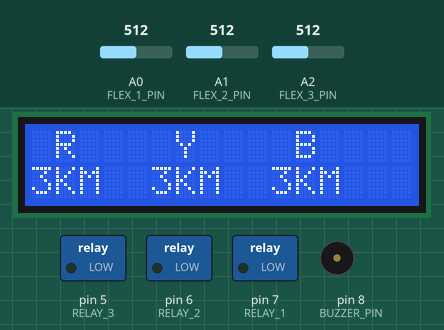
This sketch was run on a simulated Arduino Uno, built with avr-gcc and run on an emulated ATmega328P. Parts: 16×2 character LCD, switched loads named in the sketch (green lamp = pin HIGH), buzzer (waves = sounding, pin HIGH). The inputs (shaded band) are chosen by the test bench; at power-on: A0 (FLEX_1_PIN) = 512, A1 (FLEX_2_PIN) = 512, A2 (FLEX_3_PIN) = 512. The modem accepts every AT command (registered, SIM ready, sends succeed) and sends nothing else; what the sketch prints to the serial monitor is not drawn.

Above: at 19.8 s.
19.9 s: A0 (FLEX_1_PIN) set to 490
At 21.2 s:
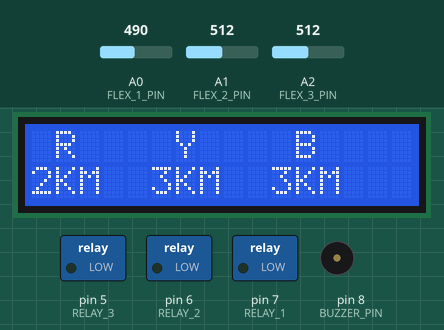
21.7 s: A1 (FLEX_2_PIN) set to 490
At 22.7 s:
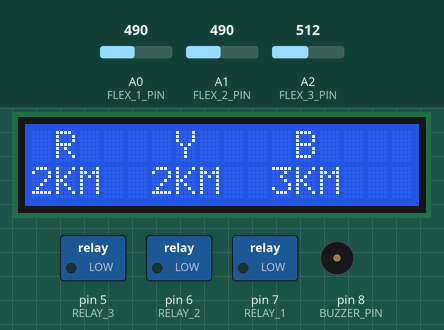
24.7 s: A2 (FLEX_3_PIN) set to 490
At 26.1 s:
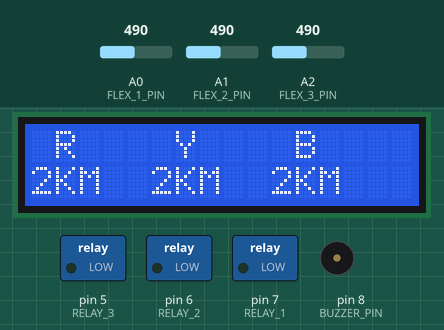
27.7 s: A0 (FLEX_1_PIN) set to 510
At 29.6 s:
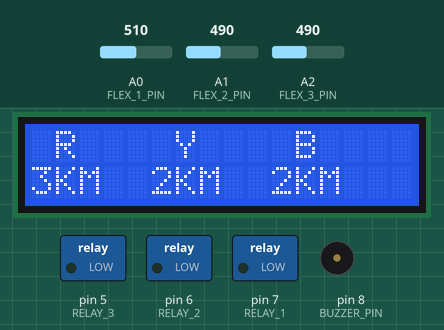
30.7 s: A1 (FLEX_2_PIN) set to 510
At 31.9 s:
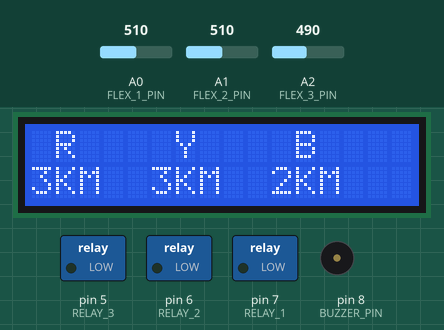
33.7 s: A0 (FLEX_1_PIN) set to 340
At 35.4 s:
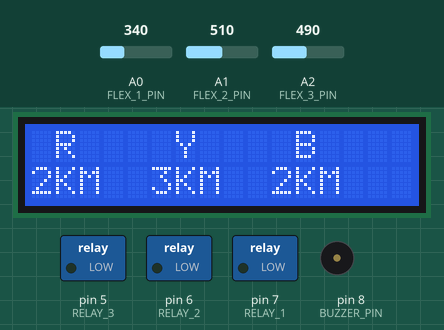
Timing chart, 0 to 36.9 s (numbered marks = the images above; inputs shaded):
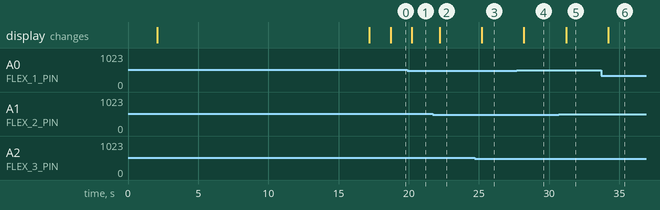

The sketch:

UNDERGROUND_CABEL_FAULT_DETECTION_GPS_AND_GSM.ino
```cpp
#include <Arduino.h>
#include <Wire.h>
#include <LiquidCrystal_I2C.h>
#include <SoftwareSerial.h>


// ==========================
// LCD
// ==========================
LiquidCrystal_I2C lcd(0x27, 16, 2);   // Try 0x3F if 0x27 not working

// ==========================
// SIM800L Pins
// ==========================
// SIM800L TX -> Arduino D10
// SIM800L RX -> Arduino D11 through voltage divider
SoftwareSerial sim800(10, 11); // RX, TX

String mobileNumber = "+919936706276";   // Change your mobile number

// ==========================
// Relay Pins
// ==========================
#define RELAY_1 7
#define RELAY_2 6
#define RELAY_3 5

// ==========================
// Buzzer Pin
// ==========================
#define BUZZER_PIN 8

// ==========================
// Flex Sensor Pins
// ==========================
#define FLEX_1_PIN A0
#define FLEX_2_PIN A1
#define FLEX_3_PIN A2

// ==========================
// Threshold
// ==========================
int flexThreshold1 = 600;
int flexThreshold2 = 600;
int flexThreshold3 = 600;

// ==========================
// Relay states
// ==========================
bool relayState1 = false;
bool relayState2 = false;
bool relayState3 = false;

// Startup control
bool firstReadingDone = false;

unsigned long lastFlexRead = 0;
const unsigned long flexInterval = 500;

// ==========================
// Relay Control
// ON = HIGH, OFF = LOW
// If relay works opposite, change HIGH/LOW here
// ==========================
void setRelay(uint8_t relayPin, bool state) {
  digitalWrite(relayPin, state ? HIGH : LOW);
}

// ==========================
// Read SIM800L Response
// ==========================
void readSIM800Response(unsigned long timeout) {
  unsigned long startTime = millis();

  while (millis() - startTime < timeout) {
    while (sim800.available()) {
      char c = sim800.read();
      Serial.write(c);
    }
  }
}

// ==========================
// Check SIM Status
// ==========================
void checkSIM800L() {
  Serial.println();
  Serial.println("Checking SIM800L...");

  sim800.println("AT");
  readSIM800Response(2000);

  sim800.println("AT+CPIN?");
  readSIM800Response(2000);

  sim800.println("AT+CSQ");
  readSIM800Response(2000);

  sim800.println("AT+CREG?");
  readSIM800Response(2000);

  sim800.println("AT+COPS?");
  readSIM800Response(2000);

  Serial.println("SIM800L Check Complete");
  Serial.println();
}

// ==========================
// Send SMS Function
// ==========================
void sendSMS(String message) {
  Serial.println();
  Serial.println("Sending SMS...");

  sim800.println("AT");
  readSIM800Response(1000);

  sim800.println("AT+CMGF=1");   // SMS text mode
  readSIM800Response(1000);

  sim800.println("AT+CSCS=\"GSM\"");
  readSIM800Response(1000);

  sim800.print("AT+CMGS=\"");
  sim800.print(mobileNumber);
  sim800.println("\"");
  readSIM800Response(3000);

  sim800.print(message);
  delay(500);

  sim800.write(26);  // CTRL+Z
  readSIM800Response(10000);

  Serial.println();
  Serial.println("SMS command completed");
}

// ==========================
// KM value function
// Same value shown on LCD
// ==========================
String getKMValue(int flexValue) {
  if (flexValue >= 350 && flexValue <= 430) {
    return "1KM";
  } else if (flexValue <= 500) {
    return "2KM";
  } else if (flexValue <= 550) {
    return "3KM";
  } else {
    return "0KM";
  }
}

// ==========================
// LCD Update
// ==========================
void updateLCD(int flex1, int flex2, int flex3) {
  lcd.clear();

  lcd.setCursor(0, 0);
  lcd.print(" R    Y    B");

  lcd.setCursor(0, 1);
  lcd.print(getKMValue(flex1));

  lcd.setCursor(5, 1);
  lcd.print(getKMValue(flex2));

  lcd.setCursor(10, 1);
  lcd.print(getKMValue(flex3));
}

// ==========================
// Create Fault SMS Message
// Sends flex raw value + same LCD value
// ==========================
String createFaultMessage(String phaseName, int flexValue) {
  String distanceValue = getKMValue(flexValue);

  String msg = "";

  msg += "Cable Fault Alert!\n";
  msg += "Fault Phase: " + phaseName + "\n";
  msg += "Flex Value: " + String(flexValue) + "\n";
  msg += "GPS Location: https://share.google/j5Jnd1fGkRRI4LMxO";

  return msg;
}

// ==========================
// Read Flex Sensors
// ==========================
void readFlexSensors() {
  int flex1 = analogRead(FLEX_1_PIN);
  int flex2 = analogRead(FLEX_2_PIN);
  int flex3 = analogRead(FLEX_3_PIN);

  Serial.print("F1=");
  Serial.print(flex1);
  Serial.print("  F2=");
  Serial.print(flex2);
  Serial.print("  F3=");
  Serial.println(flex3);

  bool newState1 = (flex1 > flexThreshold1);
  bool newState2 = (flex2 > flexThreshold2);
  bool newState3 = (flex3 > flexThreshold3);

  // ==========================
  // FIRST READING
  // No SMS at startup
  // ==========================
  if (firstReadingDone == false) {
    relayState1 = newState1;
    relayState2 = newState2;
    relayState3 = newState3;

    setRelay(RELAY_1, relayState1);
    setRelay(RELAY_2, relayState2);
    setRelay(RELAY_3, relayState3);

    if (relayState1 || relayState2 || relayState3) {
      digitalWrite(BUZZER_PIN, HIGH);
    } else {
      digitalWrite(BUZZER_PIN, LOW);
    }

    firstReadingDone = true;

    Serial.println("First reading done. Startup SMS skipped.");

    updateLCD(flex1, flex2, flex3);
    return;
  }

  // ==========================
  // SMS only when relay changes OFF to ON
  // ==========================
  if (newState1 == true && relayState1 == false) {
    Serial.println("R Phase fault detected. Relay ON. Sending SMS...");
    sendSMS(createFaultMessage("R Phase", flex1));
  }

  if (newState2 == true && relayState2 == false) {
    Serial.println("Y Phase fault detected. Relay ON. Sending SMS...");
    sendSMS(createFaultMessage("Y Phase", flex2));
  }

  if (newState3 == true && relayState3 == false) {
    Serial.println("B Phase fault detected. Relay ON. Sending SMS...");
    sendSMS(createFaultMessage("B Phase", flex3));
  }

  // ==========================
  // Update relay states
  // ==========================
  if (newState1 != relayState1) {
    relayState1 = newState1;
    setRelay(RELAY_1, relayState1);
    Serial.print("Relay 1 -> ");
    Serial.println(relayState1 ? "ON" : "OFF");
  }

  if (newState2 != relayState2) {
    relayState2 = newState2;
    setRelay(RELAY_2, relayState2);
    Serial.print("Relay 2 -> ");
    Serial.println(relayState2 ? "ON" : "OFF");
  }

  if (newState3 != relayState3) {
    relayState3 = newState3;
    setRelay(RELAY_3, relayState3);
    Serial.print("Relay 3 -> ");
    Serial.println(relayState3 ? "ON" : "OFF");
  }

  // ==========================
  // Buzzer
  // ==========================
  if (relayState1 || relayState2 || relayState3) {
    digitalWrite(BUZZER_PIN, HIGH);
  } else {
    digitalWrite(BUZZER_PIN, LOW);
  }

  updateLCD(flex1, flex2, flex3);
}

// ==========================
// Setup
// ==========================
void setup() {
  Serial.begin(9600);
  sim800.begin(9600);

  pinMode(RELAY_1, OUTPUT);
  pinMode(RELAY_2, OUTPUT);
  pinMode(RELAY_3, OUTPUT);
  pinMode(BUZZER_PIN, OUTPUT);

  // Relay OFF at start
  digitalWrite(RELAY_1, LOW);
  digitalWrite(RELAY_2, LOW);
  digitalWrite(RELAY_3, LOW);
  digitalWrite(BUZZER_PIN, LOW);

  lcd.init();
  lcd.backlight();

  lcd.setCursor(0, 0);
  lcd.print("Cable Fault");
  lcd.setCursor(0, 1);
  lcd.print("System Start");
  delay(2000);
  lcd.clear();

  Serial.println("System Started");
  Serial.println("SIM800L Starting...");
  delay(3000);

  sim800.println("AT");
  readSIM800Response(1000);

  sim800.println("AT+CMGF=1");
  readSIM800Response(1000);

  checkSIM800L();

  Serial.println("SIM800L Ready");

  lcd.setCursor(0, 0);
  lcd.print("System Ready");
  lcd.setCursor(0, 1);
  lcd.print("Waiting Fault");
  delay(1500);
  lcd.clear();
}

// ==========================
// Loop
// ==========================
void loop() {
  if (millis() - lastFlexRead >= flexInterval) {
    lastFlexRead = millis();
    readFlexSensors();
  }
}
```

Measured:
- after the input at 19.9 s, the display: changes after 0.31 s (image 1)
- after the input at 21.7 s, the display: changes after 0.51 s (image 2)
- after the input at 24.7 s, the display: changes after 0.50 s (image 3)
- after the input at 27.7 s, the display: changes after 0.50 s (image 4)
- after the input at 30.7 s, the display: changes after 0.51 s (image 5)
- after the input at 33.7 s, the display: changes after 0.51 s (image 6)
